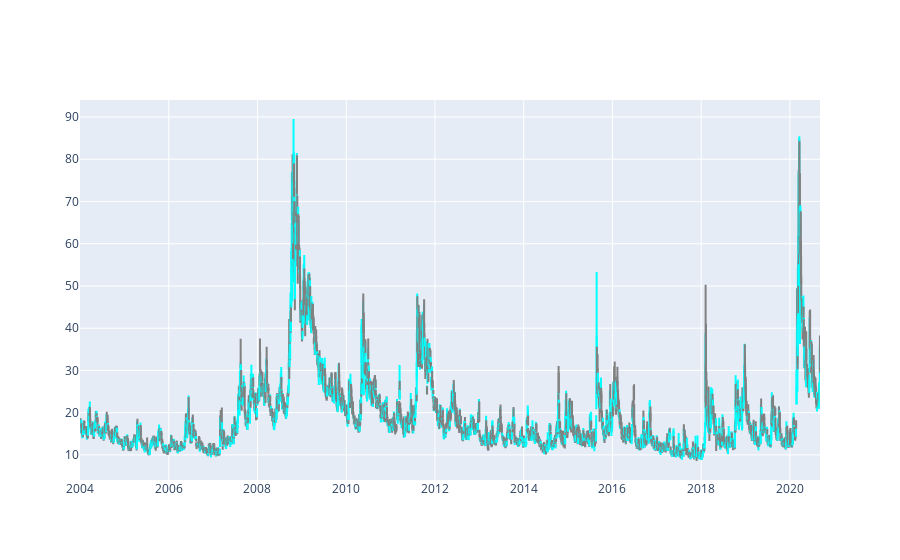

The notebook cell this image was saved under:
### Code cell
'Observamos los picos de 2008 y 2020'

fig = go.Figure()

fig.add_trace(go.Candlestick(x=vix.index, # x=msft.index.strftime("%y/%m/%d") # para evitar trazar los dias sin dato
                            open=vix.Open,
                            high=vix.High,
                            low=vix.Low,
                            close=vix.Close,
                            increasing_line_color = 'cyan',
                            decreasing_line_color = 'gray'))
fig.update_layout(xaxis_rangeslider_visible=False) #para ocultar la barra de abajo
fig.show()

### Figure 1 — Plotly figure (JSON) as saved in the notebook; plotly's stock layout.template omitted (floating-point values rounded to 4 significant figures; data arrays with more than 128 entries replaced by an {"elided": "..."} marker saying what was removed)
{"data": [{"close": {"elided": "4199 float values"}, "decreasing": {"line": {"color": "gray"}}, "high": {"elided": "4199 float values"}, "increasing": {"line": {"color": "cyan"}}, "low": {"elided": "4199 float values"}, "open": {"elided": "4199 float values"}, "type": "candlestick", "x": {"elided": "4199 str values"}}], "layout": {"xaxis": {"rangeslider": {"visible": false}}}}
